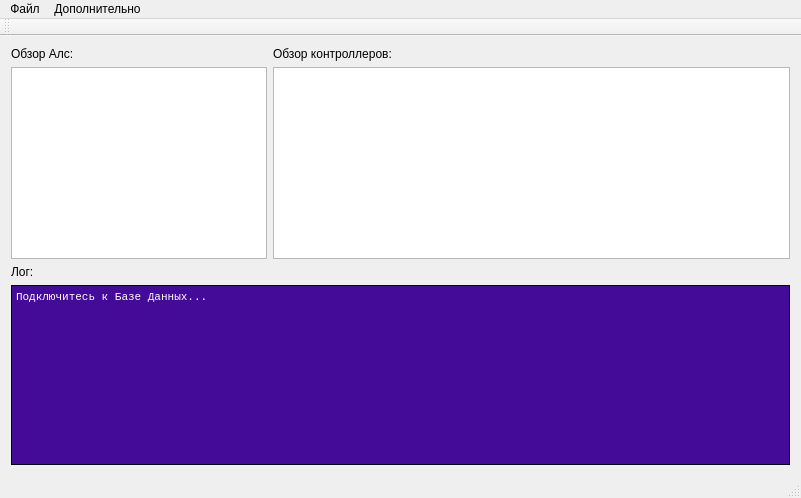
<?xml version="1.0" encoding="UTF-8"?>
<ui version="4.0">
 <class>MainWindow</class>
 <widget class="QMainWindow" name="MainWindow">
  <property name="geometry">
   <rect>
    <x>0</x>
    <y>0</y>
    <width>801</width>
    <height>498</height>
   </rect>
  </property>
  <property name="windowTitle">
   <string>Программное обеспечение опроса состояний охраны</string>
  </property>
  <widget class="QWidget" name="centralWidget">
   <layout class="QVBoxLayout" name="verticalLayout">
    <item>
     <layout class="QHBoxLayout" name="horizontalLayout">
      <item>
       <layout class="QVBoxLayout" name="verticalLayout_2" stretch="0,0">
        <property name="rightMargin">
         <number>0</number>
        </property>
        <item>
         <widget class="QLabel" name="label">
          <property name="text">
           <string>Обзор Алс:</string>
          </property>
         </widget>
        </item>
        <item>
         <widget class="QTableView" name="tableView">
          <property name="enabled">
           <bool>true</bool>
          </property>
          <property name="sizePolicy">
           <sizepolicy hsizetype="Minimum" vsizetype="Minimum">
            <horstretch>0</horstretch>
            <verstretch>0</verstretch>
           </sizepolicy>
          </property>
         </widget>
        </item>
       </layout>
      </item>
      <item>
       <layout class="QVBoxLayout" name="verticalLayout_3">
        <item>
         <widget class="QLabel" name="label_2">
          <property name="text">
           <string>Обзор контроллеров:</string>
          </property>
         </widget>
        </item>
        <item>
         <widget class="QTableView" name="tableView_2">
          <property name="sizePolicy">
           <sizepolicy hsizetype="Expanding" vsizetype="Minimum">
            <horstretch>0</horstretch>
            <verstretch>0</verstretch>
           </sizepolicy>
          </property>
         </widget>
        </item>
       </layout>
      </item>
     </layout>
    </item>
    <item>
     <layout class="QHBoxLayout" name="horizontalLayout_2">
      <item>
       <layout class="QVBoxLayout" name="verticalLayout_4">
        <item>
         <widget class="QLabel" name="label_3">
          <property name="text">
           <string>Лог:</string>
          </property>
         </widget>
        </item>
        <item>
         <widget class="QPlainTextEdit" name="plainTextEdit">
          <property name="palette">
           <palette>
            <active>
             <colorrole role="WindowText">
              <brush brushstyle="SolidPattern">
               <color alpha="255">
                <red>255</red>
                <green>255</green>
                <blue>255</blue>
               </color>
              </brush>
             </colorrole>
             <colorrole role="Button">
              <brush brushstyle="SolidPattern">
               <color alpha="255">
                <red>0</red>
                <green>0</green>
                <blue>0</blue>
               </color>
              </brush>
             </colorrole>
             <colorrole role="Light">
              <brush brushstyle="SolidPattern">
               <color alpha="255">
                <red>0</red>
                <green>0</green>
                <blue>0</blue>
               </color>
              </brush>
             </colorrole>
             <colorrole role="Midlight">
              <brush brushstyle="SolidPattern">
               <color alpha="255">
                <red>0</red>
                <green>0</green>
                <blue>0</blue>
               </color>
              </brush>
             </colorrole>
             <colorrole role="Dark">
              <brush brushstyle="SolidPattern">
               <color alpha="255">
                <red>0</red>
                <green>0</green>
                <blue>0</blue>
               </color>
              </brush>
             </colorrole>
             <colorrole role="Mid">
              <brush brushstyle="SolidPattern">
               <color alpha="255">
                <red>0</red>
                <green>0</green>
                <blue>0</blue>
               </color>
              </brush>
             </colorrole>
             <colorrole role="Text">
              <brush brushstyle="SolidPattern">
               <color alpha="255">
                <red>255</red>
                <green>255</green>
                <blue>255</blue>
               </color>
              </brush>
             </colorrole>
             <colorrole role="BrightText">
              <brush brushstyle="SolidPattern">
               <color alpha="255">
                <red>255</red>
                <green>255</green>
                <blue>255</blue>
               </color>
              </brush>
             </colorrole>
             <colorrole role="ButtonText">
              <brush brushstyle="SolidPattern">
               <color alpha="255">
                <red>255</red>
                <green>255</green>
                <blue>255</blue>
               </color>
              </brush>
             </colorrole>
             <colorrole role="Base">
              <brush brushstyle="SolidPattern">
               <color alpha="255">
                <red>68</red>
                <green>11</green>
                <blue>153</blue>
               </color>
              </brush>
             </colorrole>
             <colorrole role="Window">
              <brush brushstyle="SolidPattern">
               <color alpha="255">
                <red>0</red>
                <green>0</green>
                <blue>0</blue>
               </color>
              </brush>
             </colorrole>
             <colorrole role="Shadow">
              <brush brushstyle="SolidPattern">
               <color alpha="255">
                <red>0</red>
                <green>0</green>
                <blue>0</blue>
               </color>
              </brush>
             </colorrole>
             <colorrole role="AlternateBase">
              <brush brushstyle="SolidPattern">
               <color alpha="255">
                <red>0</red>
                <green>0</green>
                <blue>0</blue>
               </color>
              </brush>
             </colorrole>
             <colorrole role="ToolTipBase">
              <brush brushstyle="SolidPattern">
               <color alpha="255">
                <red>255</red>
                <green>255</green>
                <blue>220</blue>
               </color>
              </brush>
             </colorrole>
             <colorrole role="ToolTipText">
              <brush brushstyle="SolidPattern">
               <color alpha="255">
                <red>0</red>
                <green>0</green>
                <blue>0</blue>
               </color>
              </brush>
             </colorrole>
            </active>
            <inactive>
             <colorrole role="WindowText">
              <brush brushstyle="SolidPattern">
               <color alpha="255">
                <red>255</red>
                <green>255</green>
                <blue>255</blue>
               </color>
              </brush>
             </colorrole>
             <colorrole role="Button">
              <brush brushstyle="SolidPattern">
               <color alpha="255">
                <red>0</red>
                <green>0</green>
                <blue>0</blue>
               </color>
              </brush>
             </colorrole>
             <colorrole role="Light">
              <brush brushstyle="SolidPattern">
               <color alpha="255">
                <red>0</red>
                <green>0</green>
                <blue>0</blue>
               </color>
              </brush>
             </colorrole>
             <colorrole role="Midlight">
              <brush brushstyle="SolidPattern">
               <color alpha="255">
                <red>0</red>
                <green>0</green>
                <blue>0</blue>
               </color>
              </brush>
             </colorrole>
             <colorrole role="Dark">
              <brush brushstyle="SolidPattern">
               <color alpha="255">
                <red>0</red>
                <green>0</green>
                <blue>0</blue>
               </color>
              </brush>
             </colorrole>
             <colorrole role="Mid">
              <brush brushstyle="SolidPattern">
               <color alpha="255">
                <red>0</red>
                <green>0</green>
                <blue>0</blue>
               </color>
              </brush>
             </colorrole>
             <colorrole role="Text">
              <brush brushstyle="SolidPattern">
               <color alpha="255">
                <red>255</red>
                <green>255</green>
                <blue>255</blue>
               </color>
              </brush>
             </colorrole>
             <colorrole role="BrightText">
              <brush brushstyle="SolidPattern">
               <color alpha="255">
                <red>255</red>
                <green>255</green>
                <blue>255</blue>
               </color>
              </brush>
             </colorrole>
             <colorrole role="ButtonText">
              <brush brushstyle="SolidPattern">
               <color alpha="255">
                <red>255</red>
                <green>255</green>
                <blue>255</blue>
               </color>
              </brush>
             </colorrole>
             <colorrole role="Base">
              <brush brushstyle="SolidPattern">
               <color alpha="255">
                <red>68</red>
                <green>11</green>
                <blue>153</blue>
               </color>
              </brush>
             </colorrole>
             <colorrole role="Window">
              <brush brushstyle="SolidPattern">
               <color alpha="255">
                <red>0</red>
                <green>0</green>
                <blue>0</blue>
               </color>
              </brush>
             </colorrole>
             <colorrole role="Shadow">
              <brush brushstyle="SolidPattern">
               <color alpha="255">
                <red>0</red>
                <green>0</green>
                <blue>0</blue>
               </color>
              </brush>
             </colorrole>
             <colorrole role="AlternateBase">
              <brush brushstyle="SolidPattern">
               <color alpha="255">
                <red>0</red>
                <green>0</green>
                <blue>0</blue>
               </color>
              </brush>
             </colorrole>
             <colorrole role="ToolTipBase">
              <brush brushstyle="SolidPattern">
               <color alpha="255">
                <red>255</red>
                <green>255</green>
                <blue>220</blue>
               </color>
              </brush>
             </colorrole>
             <colorrole role="ToolTipText">
              <brush brushstyle="SolidPattern">
               <color alpha="255">
                <red>0</red>
                <green>0</green>
                <blue>0</blue>
               </color>
              </brush>
             </colorrole>
            </inactive>
            <disabled>
             <colorrole role="WindowText">
              <brush brushstyle="SolidPattern">
               <color alpha="255">
                <red>0</red>
                <green>0</green>
                <blue>0</blue>
               </color>
              </brush>
             </colorrole>
             <colorrole role="Button">
              <brush brushstyle="SolidPattern">
               <color alpha="255">
                <red>0</red>
                <green>0</green>
                <blue>0</blue>
               </color>
              </brush>
             </colorrole>
             <colorrole role="Light">
              <brush brushstyle="SolidPattern">
               <color alpha="255">
                <red>0</red>
                <green>0</green>
                <blue>0</blue>
               </color>
              </brush>
             </colorrole>
             <colorrole role="Midlight">
              <brush brushstyle="SolidPattern">
               <color alpha="255">
                <red>0</red>
                <green>0</green>
                <blue>0</blue>
               </color>
              </brush>
             </colorrole>
             <colorrole role="Dark">
              <brush brushstyle="SolidPattern">
               <color alpha="255">
                <red>0</red>
                <green>0</green>
                <blue>0</blue>
               </color>
              </brush>
             </colorrole>
             <colorrole role="Mid">
              <brush brushstyle="SolidPattern">
               <color alpha="255">
                <red>0</red>
                <green>0</green>
                <blue>0</blue>
               </color>
              </brush>
             </colorrole>
             <colorrole role="Text">
              <brush brushstyle="SolidPattern">
               <color alpha="255">
                <red>0</red>
                <green>0</green>
                <blue>0</blue>
               </color>
              </brush>
             </colorrole>
             <colorrole role="BrightText">
              <brush brushstyle="SolidPattern">
               <color alpha="255">
                <red>255</red>
                <green>255</green>
                <blue>255</blue>
               </color>
              </brush>
             </colorrole>
             <colorrole role="ButtonText">
              <brush brushstyle="SolidPattern">
               <color alpha="255">
                <red>0</red>
                <green>0</green>
                <blue>0</blue>
               </color>
              </brush>
             </colorrole>
             <colorrole role="Base">
              <brush brushstyle="SolidPattern">
               <color alpha="255">
                <red>0</red>
                <green>0</green>
                <blue>0</blue>
               </color>
              </brush>
             </colorrole>
             <colorrole role="Window">
              <brush brushstyle="SolidPattern">
               <color alpha="255">
                <red>0</red>
                <green>0</green>
                <blue>0</blue>
               </color>
              </brush>
             </colorrole>
             <colorrole role="Shadow">
              <brush brushstyle="SolidPattern">
               <color alpha="255">
                <red>0</red>
                <green>0</green>
                <blue>0</blue>
               </color>
              </brush>
             </colorrole>
             <colorrole role="AlternateBase">
              <brush brushstyle="SolidPattern">
               <color alpha="255">
                <red>0</red>
                <green>0</green>
                <blue>0</blue>
               </color>
              </brush>
             </colorrole>
             <colorrole role="ToolTipBase">
              <brush brushstyle="SolidPattern">
               <color alpha="255">
                <red>255</red>
                <green>255</green>
                <blue>220</blue>
               </color>
              </brush>
             </colorrole>
             <colorrole role="ToolTipText">
              <brush brushstyle="SolidPattern">
               <color alpha="255">
                <red>0</red>
                <green>0</green>
                <blue>0</blue>
               </color>
              </brush>
             </colorrole>
            </disabled>
           </palette>
          </property>
          <property name="font">
           <font>
            <family>Lucida Console</family>
            <pointsize>8</pointsize>
           </font>
          </property>
          <property name="undoRedoEnabled">
           <bool>false</bool>
          </property>
          <property name="readOnly">
           <bool>true</bool>
          </property>
          <property name="plainText">
           <string>Подключитесь к Базе Данных...
</string>
          </property>
          <property name="textInteractionFlags">
           <set>Qt::TextSelectableByKeyboard|Qt::TextSelectableByMouse</set>
          </property>
         </widget>
        </item>
       </layout>
      </item>
     </layout>
    </item>
   </layout>
  </widget>
  <widget class="QMenuBar" name="menuBar">
   <property name="geometry">
    <rect>
     <x>0</x>
     <y>0</y>
     <width>801</width>
     <height>21</height>
    </rect>
   </property>
   <widget class="QMenu" name="menu">
    <property name="title">
     <string>Файл</string>
    </property>
    <addaction name="action"/>
    <addaction name="action_2"/>
    <addaction name="separator"/>
    <addaction name="action_7"/>
    <addaction name="separator"/>
    <addaction name="action_3"/>
   </widget>
   <widget class="QMenu" name="menu_2">
    <property name="title">
     <string>Дополнительно</string>
    </property>
    <addaction name="action_4"/>
    <addaction name="action_5"/>
    <addaction name="separator"/>
    <addaction name="action_6"/>
   </widget>
   <addaction name="menu"/>
   <addaction name="menu_2"/>
  </widget>
  <widget class="QToolBar" name="mainToolBar">
   <attribute name="toolBarArea">
    <enum>TopToolBarArea</enum>
   </attribute>
   <attribute name="toolBarBreak">
    <bool>false</bool>
   </attribute>
  </widget>
  <widget class="QStatusBar" name="statusBar"/>
  <action name="action">
   <property name="text">
    <string>Добавить подключение</string>
   </property>
  </action>
  <action name="action_3">
   <property name="text">
    <string>Выход</string>
   </property>
  </action>
  <action name="action_2">
   <property name="text">
    <string>Обновить таблицу Алс</string>
   </property>
  </action>
  <action name="action_4">
   <property name="text">
    <string>Принудительно обновить состояние</string>
   </property>
  </action>
  <action name="action_5">
   <property name="text">
    <string>Принудительно установить время</string>
   </property>
  </action>
  <action name="action_7">
   <property name="text">
    <string>Настройки</string>
   </property>
  </action>
  <action name="action_6">
   <property name="text">
    <string>Принудительно очистить память</string>
   </property>
  </action>
 </widget>
 <layoutdefault spacing="6" margin="11"/>
 <resources/>
 <connections/>
</ui>
